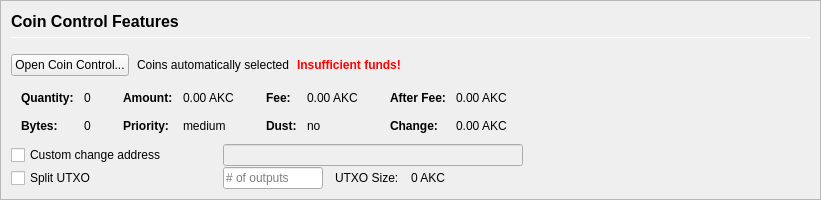
         <widget class="QFrame" name="frameCoinControl">
          <property name="sizePolicy">
           <sizepolicy hsizetype="Expanding" vsizetype="Expanding">
            <horstretch>0</horstretch>
            <verstretch>0</verstretch>
           </sizepolicy>
          </property>
          <property name="maximumSize">
           <size>
            <width>16777215</width>
            <height>16777215</height>
           </size>
          </property>
          <property name="frameShape">
           <enum>QFrame::StyledPanel</enum>
          </property>
          <property name="frameShadow">
           <enum>QFrame::Sunken</enum>
          </property>
          <layout class="QVBoxLayout" name="verticalLayoutCoinControl2">
           <property name="spacing">
            <number>0</number>
           </property>
           <property name="margin">
            <number>0</number>
           </property>
           <item>
            <widget class="QFrame" name="frameCoinControl_BG">
             <layout class="QVBoxLayout" name="verticalLayoutCoinControl" stretch="0,0,0,0,0,0">
              <property name="spacing">
               <number>1</number>
              </property>
              <property name="leftMargin">
               <number>10</number>
              </property>
              <property name="topMargin">
               <number>10</number>
              </property>
              <item>
               <layout class="QHBoxLayout" name="horizontalLayoutCoinControl1">
                <property name="bottomMargin">
                 <number>15</number>
                </property>
                <item>
                 <layout class="QVBoxLayout" name="verticalLayout_3">
                  <property name="spacing">
                   <number>6</number>
                  </property>
                  <item>
                   <widget class="QLabel" name="labelCoinControlFeatures">
                    <property name="sizePolicy">
                     <sizepolicy hsizetype="Preferred" vsizetype="Maximum">
                      <horstretch>0</horstretch>
                      <verstretch>0</verstretch>
                     </sizepolicy>
                    </property>
                    <property name="minimumSize">
                     <size>
                      <width>0</width>
                      <height>20</height>
                     </size>
                    </property>
                    <property name="font">
                     <font>
                      <pointsize>12</pointsize>
                      <weight>75</weight>
                      <bold>true</bold>
                     </font>
                    </property>
                    <property name="styleSheet">
                     <string notr="true">font-weight:bold;</string>
                    </property>
                    <property name="text">
                     <string>Coin Control Features</string>
                    </property>
                   </widget>
                  </item>
                  <item>
                   <widget class="Line" name="line">
                    <property name="minimumSize">
                     <size>
                      <width>0</width>
                      <height>1</height>
                     </size>
                    </property>
                    <property name="maximumSize">
                     <size>
                      <width>16777215</width>
                      <height>1</height>
                     </size>
                    </property>
                    <property name="orientation">
                     <enum>Qt::Horizontal</enum>
                    </property>
                   </widget>
                  </item>
                 </layout>
                </item>
               </layout>
              </item>
              <item>
               <layout class="QHBoxLayout" name="horizontalLayoutCoinControl2" stretch="0,0,0,0">
                <property name="spacing">
                 <number>8</number>
                </property>
                <property name="bottomMargin">
                 <number>10</number>
                </property>
                <item>
                 <widget class="QPushButton" name="pushButtonCoinControl">
                  <property name="styleSheet">
                   <string notr="true"/>
                  </property>
                  <property name="text">
                   <string>Open Coin Control...</string>
                  </property>
                  <property name="autoDefault">
                   <bool>false</bool>
                  </property>
                 </widget>
                </item>
                <item>
                 <widget class="QLabel" name="labelCoinControlAutomaticallySelected">
                  <property name="text">
                   <string>Coins automatically selected</string>
                  </property>
                  <property name="margin">
                   <number>5</number>
                  </property>
                 </widget>
                </item>
                <item>
                 <widget class="QLabel" name="labelCoinControlInsuffFunds">
                  <property name="font">
                   <font>
                    <weight>75</weight>
                    <bold>true</bold>
                   </font>
                  </property>
                  <property name="styleSheet">
                   <string notr="true">color:red;font-weight:bold;</string>
                  </property>
                  <property name="text">
                   <string>Insufficient funds!</string>
                  </property>
                  <property name="margin">
                   <number>5</number>
                  </property>
                 </widget>
                </item>
                <item>
                 <spacer name="horizontalSpacerCoinControl">
                  <property name="orientation">
                   <enum>Qt::Horizontal</enum>
                  </property>
                  <property name="sizeHint" stdset="0">
                   <size>
                    <width>40</width>
                    <height>1</height>
                   </size>
                  </property>
                 </spacer>
                </item>
               </layout>
              </item>
              <item>
               <widget class="QWidget" name="widgetCoinControl" native="true">
                <property name="sizePolicy">
                 <sizepolicy hsizetype="Preferred" vsizetype="Preferred">
                  <horstretch>0</horstretch>
                  <verstretch>0</verstretch>
                 </sizepolicy>
                </property>
                <property name="minimumSize">
                 <size>
                  <width>0</width>
                  <height>0</height>
                 </size>
                </property>
                <property name="styleSheet">
                 <string notr="true"/>
                </property>
                <layout class="QHBoxLayout" name="horizontalLayoutCoinControl5">
                 <property name="margin">
                  <number>0</number>
                 </property>
                 <item>
                  <layout class="QHBoxLayout" name="horizontalLayoutCoinControl3" stretch="0,0,0,1">
                   <property name="spacing">
                    <number>20</number>
                   </property>
                   <property name="topMargin">
                    <number>0</number>
                   </property>
                   <property name="bottomMargin">
                    <number>10</number>
                   </property>
                   <item>
                    <layout class="QFormLayout" name="formLayoutCoinControl1">
                     <property name="horizontalSpacing">
                      <number>10</number>
                     </property>
                     <property name="verticalSpacing">
                      <number>14</number>
                     </property>
                     <property name="leftMargin">
                      <number>10</number>
                     </property>
                     <property name="topMargin">
                      <number>4</number>
                     </property>
                     <property name="rightMargin">
                      <number>6</number>
                     </property>
                     <item row="0" column="0">
                      <widget class="QLabel" name="labelCoinControlQuantityText">
                       <property name="font">
                        <font>
                         <weight>75</weight>
                         <bold>true</bold>
                        </font>
                       </property>
                       <property name="text">
                        <string>Quantity:</string>
                       </property>
                       <property name="margin">
                        <number>0</number>
                       </property>
                      </widget>
                     </item>
                     <item row="0" column="1">
                      <widget class="QLabel" name="labelCoinControlQuantity">
                       <property name="cursor">
                        <cursorShape>IBeamCursor</cursorShape>
                       </property>
                       <property name="contextMenuPolicy">
                        <enum>Qt::ActionsContextMenu</enum>
                       </property>
                       <property name="text">
                        <string notr="true">0</string>
                       </property>
                       <property name="margin">
                        <number>0</number>
                       </property>
                       <property name="textInteractionFlags">
                        <set>Qt::LinksAccessibleByMouse|Qt::TextSelectableByKeyboard|Qt::TextSelectableByMouse</set>
                       </property>
                      </widget>
                     </item>
                     <item row="1" column="0">
                      <widget class="QLabel" name="labelCoinControlBytesText">
                       <property name="font">
                        <font>
                         <weight>75</weight>
                         <bold>true</bold>
                        </font>
                       </property>
                       <property name="text">
                        <string>Bytes:</string>
                       </property>
                      </widget>
                     </item>
                     <item row="1" column="1">
                      <widget class="QLabel" name="labelCoinControlBytes">
                       <property name="cursor">
                        <cursorShape>IBeamCursor</cursorShape>
                       </property>
                       <property name="contextMenuPolicy">
                        <enum>Qt::ActionsContextMenu</enum>
                       </property>
                       <property name="text">
                        <string notr="true">0</string>
                       </property>
                       <property name="textInteractionFlags">
                        <set>Qt::LinksAccessibleByMouse|Qt::TextSelectableByKeyboard|Qt::TextSelectableByMouse</set>
                       </property>
                      </widget>
                     </item>
                    </layout>
                   </item>
                   <item>
                    <layout class="QFormLayout" name="formLayoutCoinControl2">
                     <property name="horizontalSpacing">
                      <number>10</number>
                     </property>
                     <property name="verticalSpacing">
                      <number>14</number>
                     </property>
                     <property name="leftMargin">
                      <number>6</number>
                     </property>
                     <property name="topMargin">
                      <number>4</number>
                     </property>
                     <property name="rightMargin">
                      <number>6</number>
                     </property>
                     <item row="0" column="0">
                      <widget class="QLabel" name="labelCoinControlAmountText">
                       <property name="font">
                        <font>
                         <weight>75</weight>
                         <bold>true</bold>
                        </font>
                       </property>
                       <property name="text">
                        <string>Amount:</string>
                       </property>
                       <property name="margin">
                        <number>0</number>
                       </property>
                      </widget>
                     </item>
                     <item row="0" column="1">
                      <widget class="QLabel" name="labelCoinControlAmount">
                       <property name="cursor">
                        <cursorShape>IBeamCursor</cursorShape>
                       </property>
                       <property name="contextMenuPolicy">
                        <enum>Qt::ActionsContextMenu</enum>
                       </property>
                       <property name="text">
                        <string notr="true">0.00 AKC</string>
                       </property>
                       <property name="textInteractionFlags">
                        <set>Qt::LinksAccessibleByMouse|Qt::TextSelectableByKeyboard|Qt::TextSelectableByMouse</set>
                       </property>
                      </widget>
                     </item>
                     <item row="1" column="0">
                      <widget class="QLabel" name="labelCoinControlPriorityText">
                       <property name="font">
                        <font>
                         <weight>75</weight>
                         <bold>true</bold>
                        </font>
                       </property>
                       <property name="text">
                        <string>Priority:</string>
                       </property>
                      </widget>
                     </item>
                     <item row="1" column="1">
                      <widget class="QLabel" name="labelCoinControlPriority">
                       <property name="cursor">
                        <cursorShape>IBeamCursor</cursorShape>
                       </property>
                       <property name="contextMenuPolicy">
                        <enum>Qt::ActionsContextMenu</enum>
                       </property>
                       <property name="text">
                        <string>medium</string>
                       </property>
                       <property name="textInteractionFlags">
                        <set>Qt::LinksAccessibleByMouse|Qt::TextSelectableByKeyboard|Qt::TextSelectableByMouse</set>
                       </property>
                      </widget>
                     </item>
                    </layout>
                   </item>
                   <item>
                    <layout class="QFormLayout" name="formLayoutCoinControl3">
                     <property name="horizontalSpacing">
                      <number>10</number>
                     </property>
                     <property name="verticalSpacing">
                      <number>14</number>
                     </property>
                     <property name="leftMargin">
                      <number>6</number>
                     </property>
                     <property name="topMargin">
                      <number>4</number>
                     </property>
                     <property name="rightMargin">
                      <number>6</number>
                     </property>
                     <item row="0" column="0">
                      <widget class="QLabel" name="labelCoinControlFeeText">
                       <property name="font">
                        <font>
                         <weight>75</weight>
                         <bold>true</bold>
                        </font>
                       </property>
                       <property name="text">
                        <string>Fee:</string>
                       </property>
                       <property name="margin">
                        <number>0</number>
                       </property>
                      </widget>
                     </item>
                     <item row="0" column="1">
                      <widget class="QLabel" name="labelCoinControlFee">
                       <property name="cursor">
                        <cursorShape>IBeamCursor</cursorShape>
                       </property>
                       <property name="contextMenuPolicy">
                        <enum>Qt::ActionsContextMenu</enum>
                       </property>
                       <property name="text">
                        <string notr="true">0.00 AKC</string>
                       </property>
                       <property name="textInteractionFlags">
                        <set>Qt::LinksAccessibleByMouse|Qt::TextSelectableByKeyboard|Qt::TextSelectableByMouse</set>
                       </property>
                      </widget>
                     </item>
                     <item row="1" column="0">
                      <widget class="QLabel" name="labelCoinControlLowOutputText">
                       <property name="font">
                        <font>
                         <weight>75</weight>
                         <bold>true</bold>
                        </font>
                       </property>
                       <property name="text">
                        <string>Dust:</string>
                       </property>
                      </widget>
                     </item>
                     <item row="1" column="1">
                      <widget class="QLabel" name="labelCoinControlLowOutput">
                       <property name="cursor">
                        <cursorShape>IBeamCursor</cursorShape>
                       </property>
                       <property name="contextMenuPolicy">
                        <enum>Qt::ActionsContextMenu</enum>
                       </property>
                       <property name="text">
                        <string>no</string>
                       </property>
                       <property name="textInteractionFlags">
                        <set>Qt::LinksAccessibleByMouse|Qt::TextSelectableByKeyboard|Qt::TextSelectableByMouse</set>
                       </property>
                      </widget>
                     </item>
                    </layout>
                   </item>
                   <item>
                    <layout class="QFormLayout" name="formLayoutCoinControl4">
                     <property name="horizontalSpacing">
                      <number>10</number>
                     </property>
                     <property name="verticalSpacing">
                      <number>14</number>
                     </property>
                     <property name="leftMargin">
                      <number>6</number>
                     </property>
                     <property name="topMargin">
                      <number>4</number>
                     </property>
                     <property name="rightMargin">
                      <number>6</number>
                     </property>
                     <item row="0" column="0">
                      <widget class="QLabel" name="labelCoinControlAfterFeeText">
                       <property name="font">
                        <font>
                         <weight>75</weight>
                         <bold>true</bold>
                        </font>
                       </property>
                       <property name="text">
                        <string>After Fee:</string>
                       </property>
                       <property name="margin">
                        <number>0</number>
                       </property>
                      </widget>
                     </item>
                     <item row="0" column="1">
                      <widget class="QLabel" name="labelCoinControlAfterFee">
                       <property name="cursor">
                        <cursorShape>IBeamCursor</cursorShape>
                       </property>
                       <property name="contextMenuPolicy">
                        <enum>Qt::ActionsContextMenu</enum>
                       </property>
                       <property name="text">
                        <string notr="true">0.00 AKC</string>
                       </property>
                       <property name="textInteractionFlags">
                        <set>Qt::LinksAccessibleByMouse|Qt::TextSelectableByKeyboard|Qt::TextSelectableByMouse</set>
                       </property>
                      </widget>
                     </item>
                     <item row="1" column="0">
                      <widget class="QLabel" name="labelCoinControlChangeText">
                       <property name="font">
                        <font>
                         <weight>75</weight>
                         <bold>true</bold>
                        </font>
                       </property>
                       <property name="text">
                        <string>Change:</string>
                       </property>
                      </widget>
                     </item>
                     <item row="1" column="1">
                      <widget class="QLabel" name="labelCoinControlChange">
                       <property name="cursor">
                        <cursorShape>IBeamCursor</cursorShape>
                       </property>
                       <property name="contextMenuPolicy">
                        <enum>Qt::ActionsContextMenu</enum>
                       </property>
                       <property name="text">
                        <string notr="true">0.00 AKC</string>
                       </property>
                       <property name="textInteractionFlags">
                        <set>Qt::LinksAccessibleByMouse|Qt::TextSelectableByKeyboard|Qt::TextSelectableByMouse</set>
                       </property>
                      </widget>
                     </item>
                    </layout>
                   </item>
                  </layout>
                 </item>
                </layout>
               </widget>
              </item>
              <item>
               <layout class="QHBoxLayout" name="horizontalLayoutCoinControl4">
                <property name="spacing">
                 <number>12</number>
                </property>
                <property name="sizeConstraint">
                 <enum>QLayout::SetDefaultConstraint</enum>
                </property>
                <property name="topMargin">
                 <number>0</number>
                </property>
                <property name="rightMargin">
                 <number>0</number>
                </property>
                <item>
                 <widget class="QCheckBox" name="checkBoxCoinControlChange">
                  <property name="sizePolicy">
                   <sizepolicy hsizetype="Preferred" vsizetype="Preferred">
                    <horstretch>0</horstretch>
                    <verstretch>0</verstretch>
                   </sizepolicy>
                  </property>
                  <property name="minimumSize">
                   <size>
                    <width>200</width>
                    <height>0</height>
                   </size>
                  </property>
                  <property name="maximumSize">
                   <size>
                    <width>200</width>
                    <height>16777215</height>
                   </size>
                  </property>
                  <property name="toolTip">
                   <string>If this is activated, but the change address is empty or invalid, change will be sent to a newly generated address.</string>
                  </property>
                  <property name="text">
                   <string>Custom change address</string>
                  </property>
                 </widget>
                </item>
                <item>
                 <widget class="QValidatedLineEdit" name="lineEditCoinControlChange">
                  <property name="enabled">
                   <bool>false</bool>
                  </property>
                  <property name="sizePolicy">
                   <sizepolicy hsizetype="Preferred" vsizetype="Preferred">
                    <horstretch>0</horstretch>
                    <verstretch>0</verstretch>
                   </sizepolicy>
                  </property>
                  <property name="minimumSize">
                   <size>
                    <width>300</width>
                    <height>0</height>
                   </size>
                  </property>
                 </widget>
                </item>
                <item>
                 <widget class="QLabel" name="labelCoinControlChangeLabel">
                  <property name="sizePolicy">
                   <sizepolicy hsizetype="Preferred" vsizetype="Preferred">
                    <horstretch>0</horstretch>
                    <verstretch>0</verstretch>
                   </sizepolicy>
                  </property>
                  <property name="minimumSize">
                   <size>
                    <width>100</width>
                    <height>0</height>
                   </size>
                  </property>
                  <property name="text">
                   <string/>
                  </property>
                  <property name="margin">
                   <number>3</number>
                  </property>
                 </widget>
                </item>
               </layout>
              </item>
              <item>
               <layout class="QHBoxLayout" name="horizontalLayoutCoinControl6">
                <property name="spacing">
                 <number>12</number>
                </property>
                <property name="rightMargin">
                 <number>0</number>
                </property>
                <item>
                 <widget class="QCheckBox" name="splitBlockCheckBox">
                  <property name="sizePolicy">
                   <sizepolicy hsizetype="Preferred" vsizetype="Preferred">
                    <horstretch>0</horstretch>
                    <verstretch>0</verstretch>
                   </sizepolicy>
                  </property>
                  <property name="minimumSize">
                   <size>
                    <width>200</width>
                    <height>0</height>
                   </size>
                  </property>
                  <property name="maximumSize">
                   <size>
                    <width>200</width>
                    <height>16777215</height>
                   </size>
                  </property>
                  <property name="text">
                   <string>Split UTXO</string>
                  </property>
                 </widget>
                </item>
                <item>
                 <widget class="QLineEdit" name="splitBlockLineEdit">
                  <property name="sizePolicy">
                   <sizepolicy hsizetype="Preferred" vsizetype="Preferred">
                    <horstretch>50</horstretch>
                    <verstretch>0</verstretch>
                   </sizepolicy>
                  </property>
                  <property name="minimumSize">
                   <size>
                    <width>100</width>
                    <height>0</height>
                   </size>
                  </property>
                  <property name="maximumSize">
                   <size>
                    <width>100</width>
                    <height>16777215</height>
                   </size>
                  </property>
                  <property name="placeholderText">
                   <string># of outputs</string>
                  </property>
                 </widget>
                </item>
                <item>
                 <widget class="QLabel" name="labelBlockSizeText">
                  <property name="text">
                   <string>UTXO Size:</string>
                  </property>
                 </widget>
                </item>
                <item>
                 <widget class="QLabel" name="labelBlockSize">
                  <property name="text">
                   <string>0 AKC</string>
                  </property>
                 </widget>
                </item>
                <item>
                 <spacer name="horizontalSpacer_7">
                  <property name="orientation">
                   <enum>Qt::Horizontal</enum>
                  </property>
                  <property name="sizeHint" stdset="0">
                   <size>
                    <width>40</width>
                    <height>20</height>
                   </size>
                  </property>
                 </spacer>
                </item>
               </layout>
              </item>
              <item>
               <spacer name="verticalSpacerCoinControl">
                <property name="orientation">
                 <enum>Qt::Vertical</enum>
                </property>
                <property name="sizeHint" stdset="0">
                 <size>
                  <width>800</width>
                  <height>1</height>
                 </size>
                </property>
               </spacer>
              </item>
             </layout>
            </widget>
           </item>
          </layout>
         </widget>
